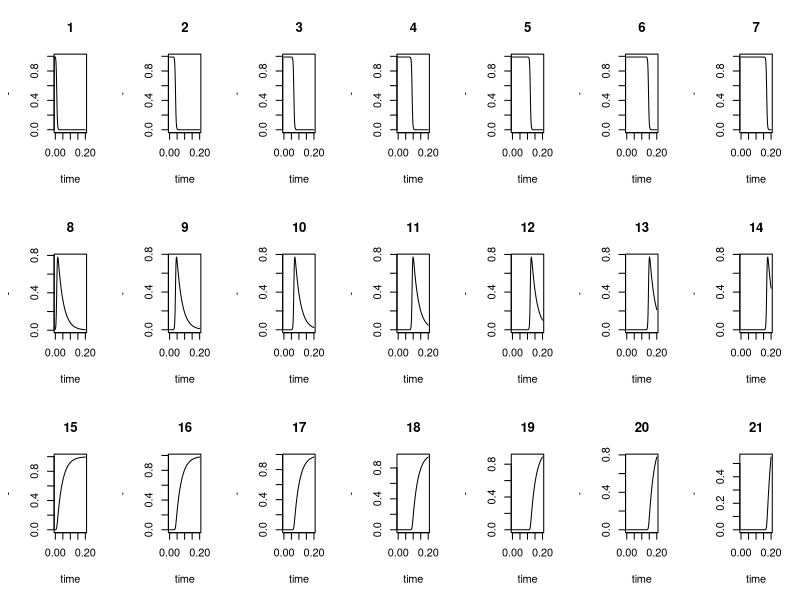

Source code (R):
## SIR metapopulation model in R
##
## author: tpetzoldt, license GPL2, 2013, 2020
##
## first version:
##   https://stat.ethz.ch/pipermail/r-sig-dynamic-models/2013q2/000186.html
## see also: 
##   https://stackoverflow.com/questions/60719860
##   https://github.com/tpetzoldt/covid
## numerical approach:
##   Soetaert, Petzoldt Setzer (2010) https://doi.org/10.18637/jss.v033.i09

library(deSolve)

n <- 7 # number of metapopulations
beta  <- rep(c(-500, 500, 0), each = n)
gamma <- rep(c(0, -365/13, 365/13), each = n)

## case(1) a "fully connected" system
#mig <- 1e-10 # migration rate
#As <- matrix(mig, nrow=n, ncol=n)
#diag(As) <- 0

## case (2) directed move
mig <- 0.0001 # migration rate
As <- matrix(0, nrow=n, ncol=n)
As[1:(n-1), 2:n] <- diag(mig, n-1)
As[2:n, 1:(n-1)] <- As[2:n, 1:(n-1)] + diag(mig, n-1)

## case (3) enter migration matrix manually ...

## expand movement to full matrix, within respective states S, I, R
## assumes that all states move equally; this can of course be changed
A <- matrix(0, nrow = 3 * n, ncol = 3 * n)
A[1:n, 1:n]                     <- As
A[(n+1):(2*n), (n+1):(2*n)]     <- As
A[(2*n+1):(3*n), (2*n+1):(3*n)] <- As

## balance: what moves to other cells needs to be removed from the cell itself
diag(A) <- -rowSums(A)

## migration matrix A
##   - positive values: what moves from the neighbors
##   - negative values: what moves to the neighbors
A

S <- rep(0.99, times=n)
I <-   c(0.01, rep(0, n-1)) # only first sub-population infected
R <- rep(0, times=n)

Y0 <- c(S, I, R)

sirmodel <- function(t, Y, parameters) {
  S <- Y[1:n]
  I <- Y[(n+1):(2*n)]
  #  dS <- -beta*S*I
  #  dI <- beta*S*I-gamma*I
  #  dR <- gamma*I
  dY <- beta * S * I + gamma * I + Y %*% A
  list(dY)
}

times <-seq(from=0, to=0.2, length.out=100)

out <- ode(y = Y0, times = times, func = sirmodel, parms = NULL)
windows(height = 6, width = 2 * n) # create somewhat bigger window
plot(out, xlab = "time", ylab = "-", mfrow=c(3, n))
